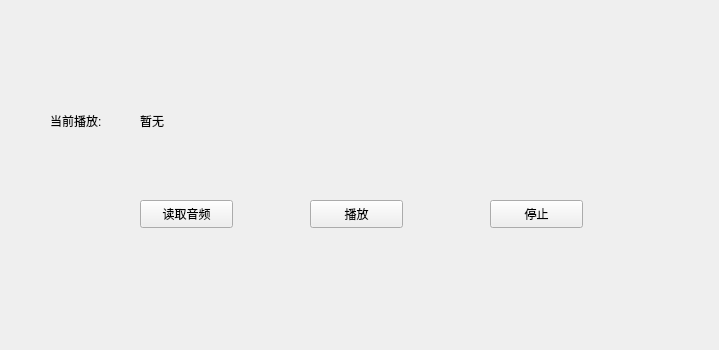
<?xml version="1.0" encoding="UTF-8"?>
<ui version="4.0">
 <class>Form</class>
 <widget class="QWidget" name="Form">
  <property name="geometry">
   <rect>
    <x>0</x>
    <y>0</y>
    <width>719</width>
    <height>350</height>
   </rect>
  </property>
  <property name="windowTitle">
   <string>Form</string>
  </property>
  <widget class="QPushButton" name="btn_readMusic">
   <property name="geometry">
    <rect>
     <x>140</x>
     <y>200</y>
     <width>93</width>
     <height>28</height>
    </rect>
   </property>
   <property name="text">
    <string>读取音频</string>
   </property>
  </widget>
  <widget class="QPushButton" name="btn_play">
   <property name="geometry">
    <rect>
     <x>310</x>
     <y>200</y>
     <width>93</width>
     <height>28</height>
    </rect>
   </property>
   <property name="text">
    <string>播放</string>
   </property>
  </widget>
  <widget class="QPushButton" name="btn_pause">
   <property name="geometry">
    <rect>
     <x>490</x>
     <y>200</y>
     <width>93</width>
     <height>28</height>
    </rect>
   </property>
   <property name="text">
    <string>停止</string>
   </property>
  </widget>
  <widget class="QLabel" name="label">
   <property name="geometry">
    <rect>
     <x>50</x>
     <y>110</y>
     <width>81</width>
     <height>21</height>
    </rect>
   </property>
   <property name="text">
    <string>当前播放:</string>
   </property>
  </widget>
  <widget class="QLabel" name="label_MusicMessage">
   <property name="geometry">
    <rect>
     <x>140</x>
     <y>110</y>
     <width>591</width>
     <height>21</height>
    </rect>
   </property>
   <property name="text">
    <string>暂无</string>
   </property>
  </widget>
 </widget>
 <resources/>
 <connections/>
</ui>
